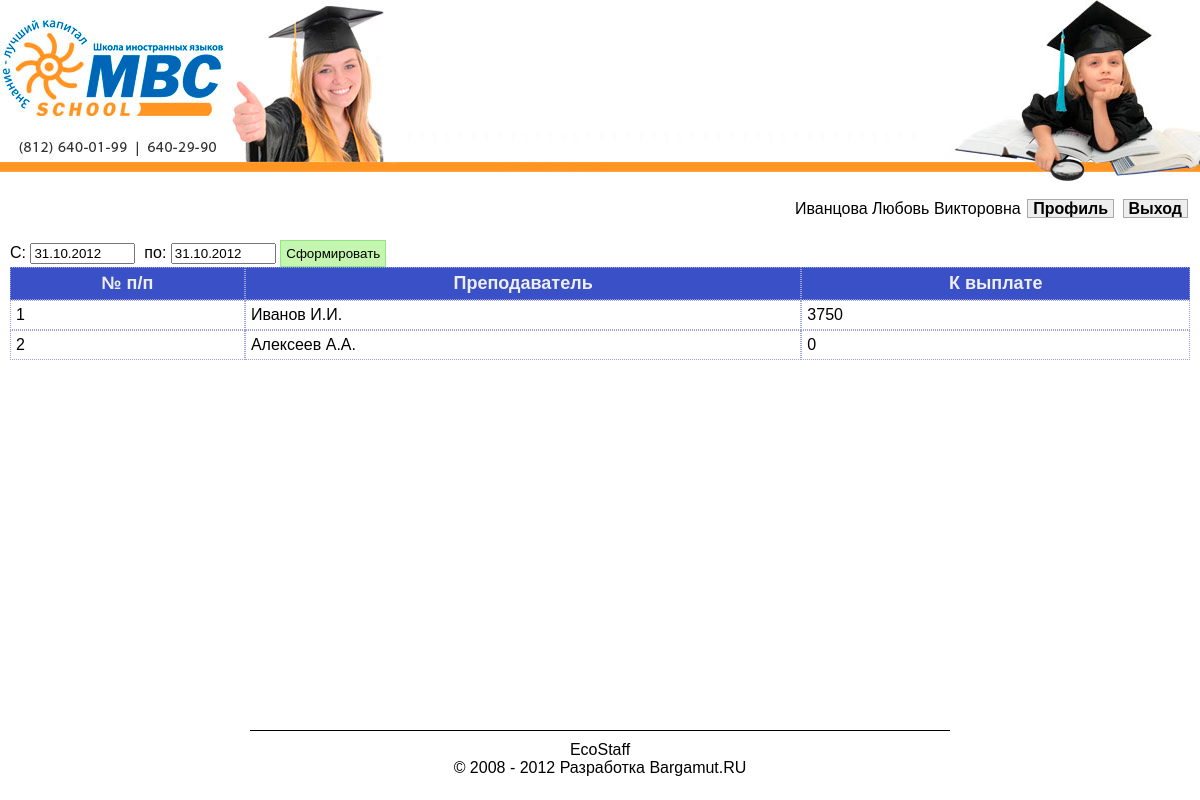
Screenshot of /report/salary.php (signed in) with the database file from the repository.
### tables this page shows
CREATE TABLE IF NOT EXISTS `teachers` (
  `id` int(11) NOT NULL AUTO_INCREMENT COMMENT 'ID преподавателя',
  `fio` char(50) NOT NULL COMMENT 'ФИО преподавателя',
  `phone` char(14) NOT NULL COMMENT 'Телефона преподавателя',
  `email` char(50) NOT NULL COMMENT 'E-Mail преподавателя',
  `languages` char(50) NOT NULL COMMENT 'Массив ID языков преподавателя',
  `grade` int(11) NOT NULL COMMENT 'ID уровня преподавателя',
  `metro` int(11) NOT NULL COMMENT 'ID станции метро',
  PRIMARY KEY (`id`)
);

### top.php (called while the page is built, shortened)
<?php include('eng/site.conf.php');
if ($USER->already_login()) {
    $userinfo = $_SESSION['USER'];
    $userinfo['logined'] = true;
} else {
    if ($_SERVER['REQUEST_URI'] != '/auth/') {
        header('Location: http://' . $_SERVER['SERVER_NAME'] . '/auth/');
    }
}
?>

### eng/site.conf.php (called while the page is built, shortened)
<?php
include_once('api/api.site.php');
include_once('api/api.database.php');
include_once('api/api.users.php');
include_once('api/api.economic.php');
$SITE   = new Site();
$DB     = new Database();
$USER   = new Users($DB);
$ECON   = new Economic($DB);
?>

### eng/api/api.users.php (called while the page is built, shortened)
<?php
class Users {
    function userTab($uname) {
        $res = file_get_contents(SITE_ROOT.'/tpl/userTab.html');
        $res = str_replace('{uname}',           $uname, $res);
        $res = str_replace('{AUTH_PROFILE}',    AUTH_PROFILE, $res);
        $res = str_replace('{AUTH_EXIT}',       AUTH_EXIT, $res);
        return $res;
    }
}

### eng/api/api.database.php (called while the page is built, shortened)
<?php
class Database {
    function db_query() {
        $args = func_get_args();
        if (func_num_args() >= 1) {
            $q = array_shift($args);
            if (count($args) == 1) {
                $p = array_shift($args);
            }
            if (isset($p)){
                $q = $this->quoteSet($q);
                foreach($p as $k => $v) {
                    $p[$k] = $this->strFormat($v);
                }
                $q = vsprintf($q, $p);
            }
            $r = mysql_query($q) or die(mysql_error());
            $r = $this->db_make_result($r, $q);
        } else {
            $r = 'Нет нужных данных!';
        }
        return $r;
    }
    private function quoteSet($q) {
        $q = preg_replace_callback(
            '/(%?)(%[sd])(:\w+)?(%?)/i',
            function($m) {
                $r = ($m[2] == '%s' || ($m[2] == '%d' && $m[3] == ':like')) ?
                    "'" . $m[1].$m[1].$m[2].$m[4].$m[4] . "'"
                    :   $m[1].$m[1].$m[2].$m[4].$m[4];
                return $r;
            },
            $q);
        return $q;
    }
    private function strFormat($str) {
        $str = htmlspecialchars(mysql_real_escape_string($str));
        return $str;
    }
    private function db_make_result($r, $q) {
        $result = array();
        if (preg_match('/^SELECT/i', $q)) {
            if (mysql_num_rows($r) == 1) {
                $result[] = mysql_fetch_assoc($r);
            } else if (mysql_num_rows($r) > 1) {
                while ($row = mysql_fetch_assoc($r)) {
                    $result[] = $row;
                }
            }
        }
        return $result;
    }
}
?>

### eng/api/api.site.php (called while the page is built, shortened)
<?php
class Site{
    function fioFormat($fio = '') {
        return preg_replace('/^([A-Za-zА-Яа-я]*\s[A-ZА-Я])[a-zа-я]*\s([A-ZА-Я]).*$/us', '$1.$2.', $fio);
    }
}

### eng/api/api.economic.php (called while the page is built, shortened)
<?php
class Economic {
    function salTeacher($hours, $wagerate, $mod = array()) {
        return $hours * $wagerate - $mod['penaltys'] + $mod['bonuses'];
    }
}

### report/salary.php (the view, shortened to what this page needs)
<?php
include('../top.php');?>
<!DOCTYPE html>
<html>
<head>
    <link rel="stylesheet" type="text/css" href="../css/ui/redmond/jquery-ui.css" />
    <link rel="stylesheet" type="text/css" href="../css/default.css" />
    <link rel="stylesheet" type="text/css" href="../css/auth.css" />
    <link rel="stylesheet" type="text/css" href="../css/salary.css" />
</head>
<body>
<div class="main ">
    <div class="header">
        <?=SITE_LOGO?>
    </div>
    <div class="usertab">
        <?php if ($userinfo['logined']) { echo $USER->userTab($userinfo['UNAME']); }?>
    </div>
    <div class="content">
        <?php
        function tplSelect($needle, $key, $ind) {
            $r = '';
            foreach ($needle as $k => $v) {
                $s = $v['id'] == $key ? 'selected' : '';
                $r .= '<option '.$s.' value="'.$v['id'].'">'.$v[$ind].'</option>';
            }
            return $r;
        }
        $p_forms        = $DB->db_query('SELECT * FROM projects_form');
        $p_payvariants  = $DB->db_query('SELECT * FROM projects_payvariants');
        $teachers       = $DB->db_query('SELECT `id`, `fio` FROM teachers');
        $managers       = $DB->db_query('SELECT ub.`id`, ub.`fio`, us.`level` FROM users_bio AS ub LEFT JOIN users_site AS us ON ub.`id` = us.`id` ORDER BY ub.`id`');
        foreach($managers as $k => $v) {
            $managers[$k]['fio'] = $SITE->fioFormat($v['fio']);
        }
        $teachers = array_values($teachers);
        if (!empty($teachers[0])) {
            $p_result = '<table border="0" cellspadding="0" cellspacing="0">';
            foreach ($teachers as $k => $v) {
                if ($k == 0) {
                    $p_result .= '<tr class="caption">'.
                        '<td>№ п/п</td>'.
                        '<td>Преподаватель</td>'.
                        '<td>К выплате</td>'.
                        '</tr>';
                }
                $where = array();
                $vals = array();
                $where[] = '`date` >= %s';
                $where[] = '`date` <= %s';
                $where[] = '`tid` = %d';
                $vals['datebeg'] = (!empty($_GET['datebeg'])) ? $_GET['datebeg'] : date('Y-m-t', strtotime('last month'));
                $vals['dateend'] = (!empty($_GET['dateend'])) ? $_GET['dateend'] : date('Y-m-d');
                $vals['tid'] = $v['id'];
                $where = count($where) > 0 ? 'WHERE ' . implode(' AND ', $where) : '';
                $hours =   $DB->db_query('SELECT `hours`, `wagerate` FROM teachers_hours ' . $where . ' ORDER BY `id`', $vals);
                $salary = 0;
                foreach($hours as $kh => $vh) {
                    $salary += $ECON->salTeacher($vh['hours'], $vh['wagerate']);
                }
                $p_result .= '<tr>'.
                    '<td>'.$v['id'].'</td>'.
                    '<td>'.$SITE->fioFormat($v['fio']).'</td>'.
                    '<td>'.$salary.'</td>'.
                    '</tr>';
            }
            $p_result .= '</table>';
        } else { $p_result = 'Не найдено ни одного проекта!'; }
        $p_returns = array(0 => array('id' => 1, 'name' => 'Есть'), 1 => array('id' => 2, 'name' => 'Нет'));
        $p_debts = $p_returns;
        $p_form         = '<option value="0">Все</option>' . tplSelect($p_forms, $_GET['form'], 'name');
        $p_payvariant   = '<option value="0">Все</option>' . tplSelect($p_payvariants, $_GET['payvariant'], 'name');
        $p_return       = '<option value="0">Не важно</option>' . tplSelect($p_returns, $_GET['return'], 'name');
        $p_debt         = '<option value="0">Не важно</option>' . tplSelect($p_debts, $_GET['debt'], 'name');
        $manager        = '<option value="0">Все</option>' . tplSelect($managers, $_GET['manager'], 'fio');
        $main_tpl = file_get_contents(SITE_ROOT.'/tpl/reports/salPage.html');
        $main_tpl = str_replace('{datebeg}',    $vals['datebeg'],   $main_tpl);
        $main_tpl = str_replace('{dateend}',    $vals['dateend'],   $main_tpl);
        $main_tpl = str_replace('{numbeg}',     $vals['numbeg'],    $main_tpl);
        $main_tpl = str_replace('{numend}',     $vals['numend'],    $main_tpl);
        $main_tpl = str_replace('{form}',       $p_form,            $main_tpl);
        $main_tpl = str_replace('{payvariant}', $p_payvariant,      $main_tpl);
        $main_tpl = str_replace('{form}',       $p_form,            $main_tpl);
        $main_tpl = str_replace('{manager}',    $manager,           $main_tpl);
        $main_tpl = str_replace('{debt}',       $p_debt,            $main_tpl);
        $main_tpl = str_replace('{return}',     $p_return,          $main_tpl);
        $main_tpl = str_replace('{salarys}',    $p_result,          $main_tpl);
        echo $main_tpl;
        ?>
    </div>
    <div class="push"></div>
</div>
<div class="footer">
    <hr />
    <?=CREDITS?>
    <?=DEVELOPERS?>
</div>
</body>
</html>

### css/default.css (style rules this page uses)
html, body { height: 100%; margin: 0px; padding: 0px; font-family: Tahoma, Arial; }
hr { color: #000; background-color: #000; border: 0px none; height: 1px; clear: both; margin: 0px; }
.button { background-color: #eee; border: 1px #aaa solid; font-weight: bold; cursor: pointer; }
.main { min-height: 100%; height: auto !important; height: 100%; width: 100%; margin: 0px 0px -70px; }
.header { position: relative; height: 190px; background: url('/img/default/logo2.png') no-repeat top right; margin-bottom: 5px; }
.logo1 { border: 0px; }
.usertab { height: 30px; padding: 5px 10px; text-align: right; }
.content { padding: 5px 10px 15px; }
.footer, .push { height: 70px; width: 900px; margin: 0px auto; text-align: center; }
.footer hr { width: 700px; margin: 0 auto 10px; }

### css/auth.css (style rules this page uses)
#maProfile, #maExit { color: #000; padding: 0px 5px; margin: 0px 2px; text-align: center; text-decoration: none; }

### css/salary.css (style rules this page uses)
.filtersubm { border: 1px #95E585 solid; background-color: #C5F6B0; padding: 5px; cursor: pointer; }
.salarys table { width: 100%; }
.salarys table tr td { padding: 5px; border: 1px #9EA3DD dotted; }
.salarys table tr.caption { text-align: center; font-size: 18px; font-weight: bold; background-color: #3A50C7; color: #EEE; }

### rows the page displays
teachers: shows "№ п/п", id "1", fio "Иванов И.И.", salary "3750"
teachers: id "2", fio "Алексеев А.А.", salary "0"

### other values shown
$USER->userTab($userinfo['UNAME']) "Иванцова Любовь Викторовна Профиль Выход"
CREDITS "EcoStaff © 2008 - 2012"
DEVELOPERS "Разработка Bargamut.RU"
